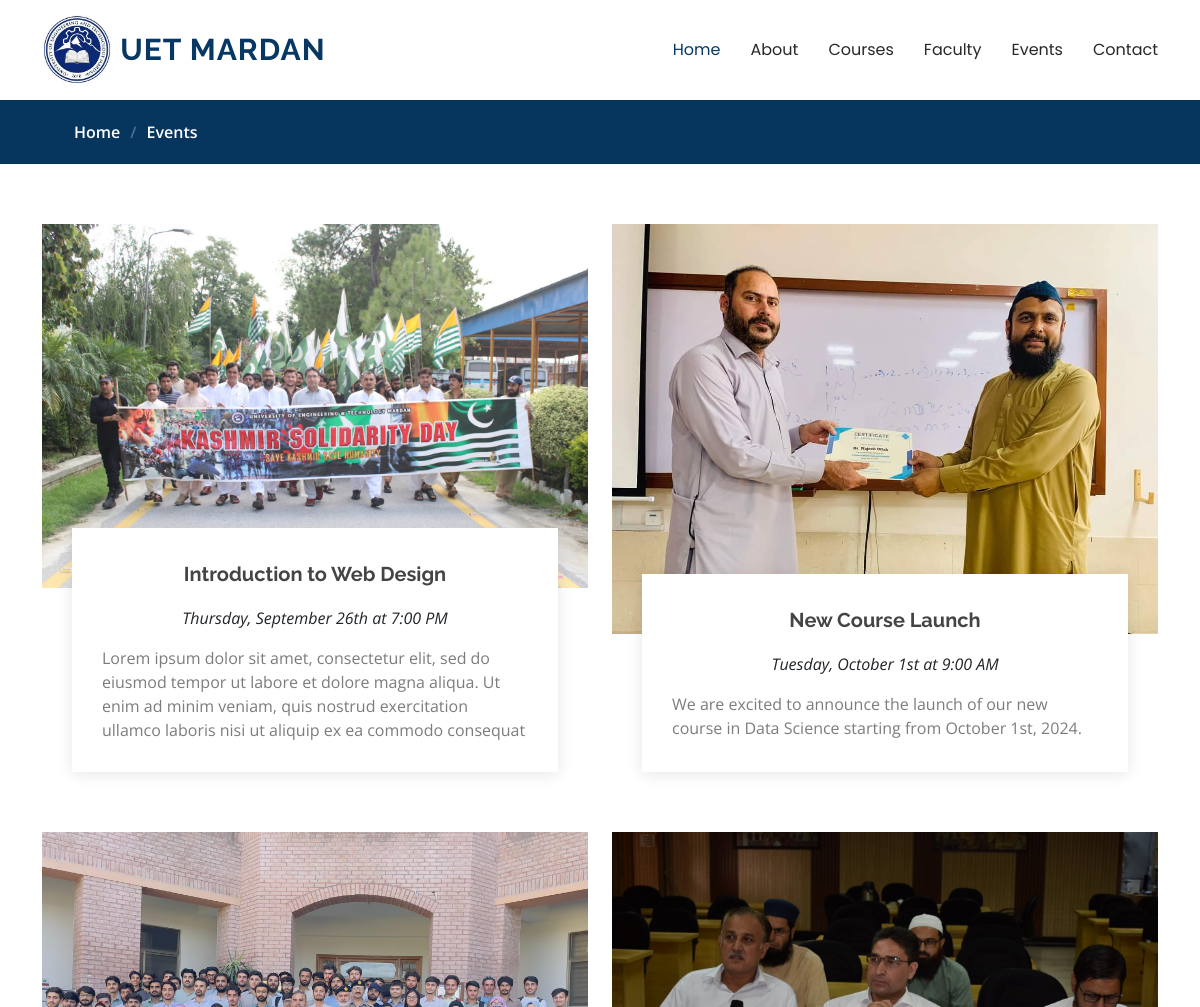
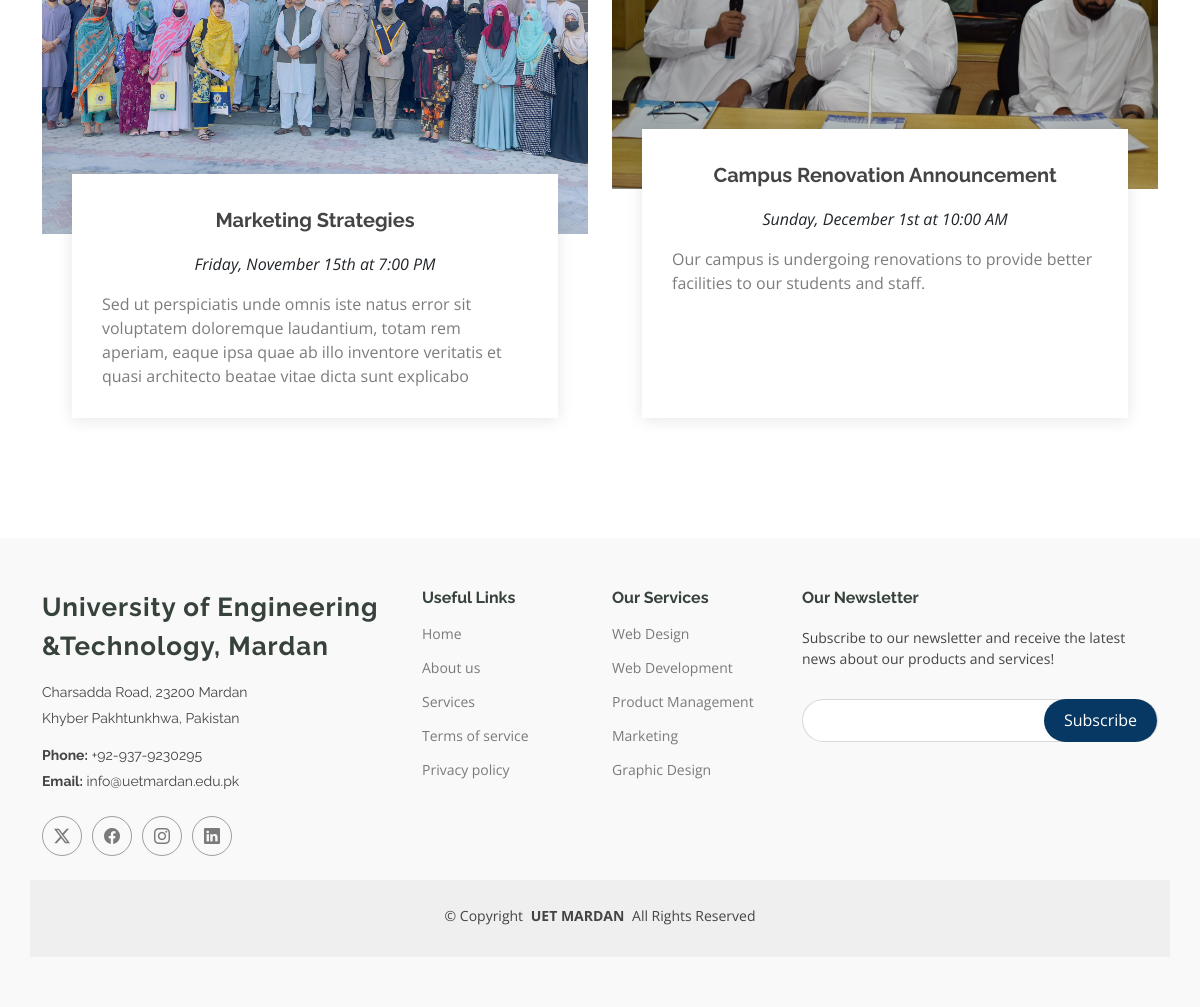
Screenshot of /events.php with the database file from the repository (2 pictures, top to bottom).
### tables this page shows
CREATE TABLE `news_events` (
  `id` int(11) NOT NULL,
  `title` varchar(255) NOT NULL,
  `event_date` datetime NOT NULL,
  `description` text NOT NULL,
  `image` varchar(255) NOT NULL,
  `type` enum('news','event') NOT NULL
);

### events.php (the view, shortened to what this page needs)
<!DOCTYPE html>
<html lang="en">
<head>
  <link href="assets/vendor/bootstrap/css/bootstrap.min.css" rel="stylesheet">
  <link href="assets/vendor/bootstrap-icons/bootstrap-icons.css" rel="stylesheet">
  <link href="assets/vendor/aos/aos.css" rel="stylesheet">
  <link href="assets/vendor/glightbox/css/glightbox.min.css" rel="stylesheet">
  <link href="assets/vendor/swiper/swiper-bundle.min.css" rel="stylesheet">
  <link href="assets/css/main.css" rel="stylesheet">
</head>
<body class="events-page">
  <header id="header" class="header d-flex align-items-center sticky-top">
    <div class="container-fluid container-xl position-relative d-flex align-items-center">
      <a href="index.html" class="logo d-flex align-items-center me-auto">
        <img src="assets/img/logo.jpeg" alt="">
        <h1 class="sitename">UET Mardan</h1>
      </a>
      <nav id="navmenu" class="navmenu">
        <ul>
          <li><a href="index.php" class="active">Home<br></a></li>
          <li><a href="about.html">About</a></li>
          <li><a href="courses.php">Courses</a></li>
          <li><a href="faculty.php">Faculty</a></li>
          <li><a href="events.php">Events</a></li>
          <li><a href="contact.php">Contact</a></li>
        </ul>
      </nav>
    </div>
  </header>
  <main class="main">
    <div class="page-title" data-aos="fade">
      <nav class="breadcrumbs">
        <div class="container">
          <ol>
            <li><a href="index.html">Home</a></li>
            <li class="current">Events</li>
          </ol>
        </div>
      </nav>
    </div>
<?php
include 'dbcon.php';
$sql = "SELECT * FROM news_events ORDER BY event_date";
$result = $conn->query($sql);
if ($result->num_rows > 0) {
    echo '<section id="events" class="events section">';
    echo '<div class="container" data-aos="fade-up">';
    echo '<div class="row" ">';
    while ($row = $result->fetch_assoc()) {
        echo '<div class="col-md-6 d-flex align-items-stretch" >';
        echo '<div class="card">';
        echo '<div class="card-img">';
        echo '<img src="' . $row['image'] . '" alt="' . $row['title'] . '">';
        echo '</div>';
        echo '<div class="card-body">';
        echo '<h5 class="card-title"><a href="event_details.php?id=' . $row['id'] . '">' . $row['title'] . '</a></h5>';
        echo '<p class="fst-italic text-center">' . date('l, F jS \a\t g:i A', strtotime($row['event_date'])) . '</p>';
        echo '<p class="card-text">' .$row['description'] . '</p>';
        echo '</div>';
        echo '</div>';
        echo '</div>';
    }
    echo '</div>';
    echo '</div>';
    echo '</section>';
} else {
    echo "No " . htmlspecialchars($type) . " available.";
}
?>
  </main>
 <footer id="footer" class="footer position-relative light-background">
    <div class="container footer-top">
      <div class="row gy-4">
        <div class="col-lg-4 col-md-6 footer-about">
          <a href="index.html" class="logo d-flex align-items-center">
            <span class="sitename">University of Engineering &Technology, Mardan</span>
          </a>
          <div class="footer-contact pt-3">
            <p>Charsadda Road, 23200 Mardan</p>
            <p> Khyber Pakhtunkhwa, Pakistan</p>
            <p class="mt-3"><strong>Phone:</strong> <span>+92-937-9230295</span></p>
            <p><strong>Email:</strong> <span>info@uetmardan.edu.pk</span></p>
          </div>
          <div class="social-links d-flex mt-4">
            <a href=""><i class="bi bi-twitter-x"></i></a>
            <a href=""><i class="bi bi-facebook"></i></a>
            <a href=""><i class="bi bi-instagram"></i></a>
            <a href=""><i class="bi bi-linkedin"></i></a>
          </div>
        </div>
        <div class="col-lg-2 col-md-3 footer-links">
          <h4>Useful Links</h4>
          <ul>
            <li><a href="#">Home</a></li>
            <li><a href="#">About us</a></li>
            <li><a href="#">Services</a></li>
            <li><a href="#">Terms of service</a></li>
            <li><a href="#">Privacy policy</a></li>
          </ul>
        </div>
        <div class="col-lg-2 col-md-3 footer-links">
          <h4>Our Services</h4>
          <ul>
            <li><a href="#">Web Design</a></li>
            <li><a href="#">Web Development</a></li>
            <li><a href="#">Product Management</a></li>
            <li><a href="#">Marketing</a></li>
            <li><a href="#">Graphic Design</a></li>
          </ul>
        </div>
        <div class="col-lg-4 col-md-12 footer-newsletter">
          <h4>Our Newsletter</h4>
          <p>Subscribe to our newsletter and receive the latest news about our products and services!</p>
          <form action="forms/newsletter.php" method="post" class="php-email-form">
            <div class="newsletter-form"><input type="email" name="email"><input type="submit" value="Subscribe"></div>
          </form>
        </div>
      </div>
    </div>
    <div class="container copyright text-center mt-4">
      <p>© <span>Copyright</span> <strong class="px-1 sitename">UET MARDAN</strong> <span>All Rights Reserved</span></p>
    </div>
  </footer>
</body>
</html>

### rows the page displays
news_events: image (picture), title "Introduction to Web Design", event_date "Thursday, September 26th at 7:00 PM", description "Lorem ipsum dolor sit amet, consectetur elit, sed do eiusmod tempor ut labore et dolore magna aliqua. Ut enim ad minim veniam, quis nostrud exercitation ullamco laboris nisi ut aliquip ex ea commodo consequat"
news_events: image (picture), title "New Course Launch", event_date "Tuesday, October 1st at 9:00 AM", description "We are excited to announce the launch of our new course in Data Science starting from October 1st, 2024."
news_events: image (picture), title "Marketing Strategies", event_date "Friday, November 15th at 7:00 PM", description "Sed ut perspiciatis unde omnis iste natus error sit voluptatem doloremque laudantium, totam rem aperiam, eaque ipsa quae ab illo inventore veritatis et quasi architecto beatae vitae dicta sunt explicabo"
news_events: image (picture), title "Campus Renovation Announcement", event_date "Sunday, December 1st at 10:00 AM", description "Our campus is undergoing renovations to provide better facilities to our students and staff."
